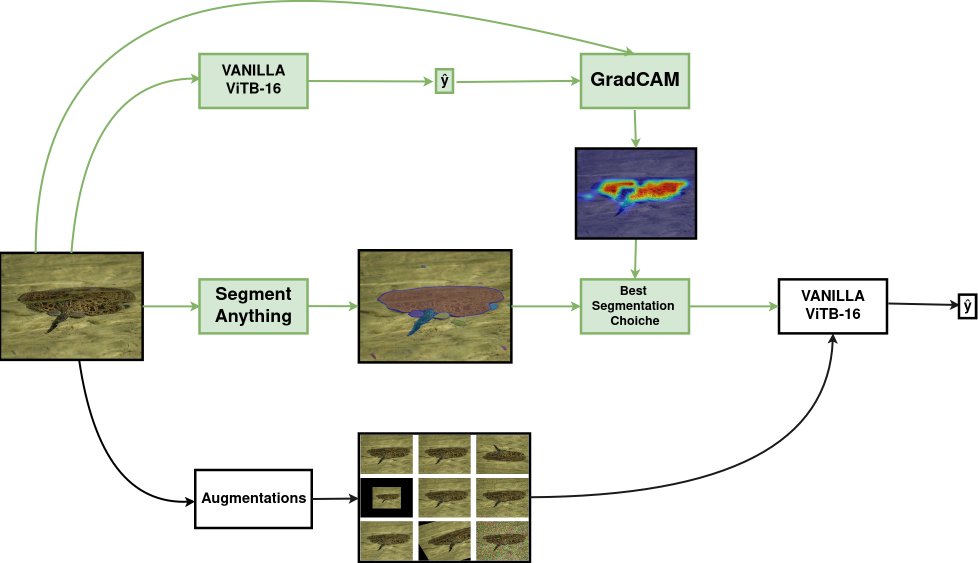
#> input picture schema_MEMOPLUS.png, 1955 x 1125 px (shown at 1/2 size); its folder holds only this picture in this run
$ python -i augmentations.py   (imports and definitions only)
#> lines starting #> are read from the running program, lines starting #| are printed output that depends on the picture
import cv2
import numpy as np
import os
import random

# [35 lines left out: functions get_random_imagenet_a_image, rotation, zoom, not called in this run]

def flip_horizontal(image):
    return cv2.flip(image, 1)

def flip_vertical(image):
    return cv2.flip(image, 0)

def greyscale(image):
    grey_img = cv2.cvtColor(image, cv2.COLOR_BGR2GRAY)
    return cv2.cvtColor(grey_img, cv2.COLOR_GRAY2BGR)

def inverse(image):
    return cv2.bitwise_not(image)

def blur(image, kernel_size=(5, 5)):
    return cv2.GaussianBlur(image, kernel_size, 0)

def crop(image, crop_size=(100, 100)):
    return image[:crop_size[0], :crop_size[1]]

# [28 lines left out: functions affine, change_gamma, translation, scale, not called in this run]

def brightness(image, brightness_range=(-50, 50)):
    brightness_value = np.random.randint(brightness_range[0], brightness_range[1])
    return np.clip(image.astype(int) + brightness_value, 0, 255).astype(np.uint8)

def histogram_eq(image):
    gray_image = cv2.cvtColor(image, cv2.COLOR_RGB2GRAY)
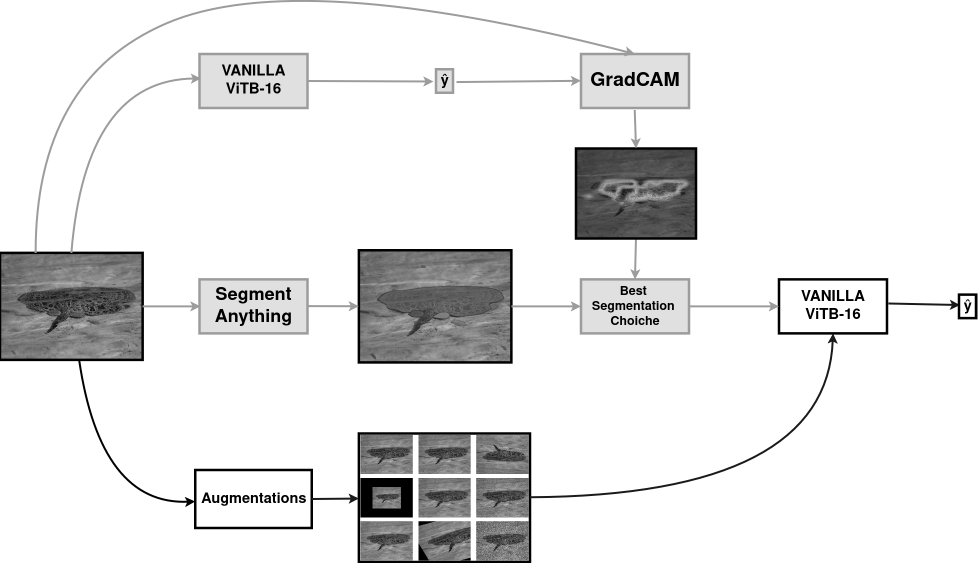
#> gray_image: shape (1125, 1955) (shown at 1/2 size); min 0, max 255, mean 231
    gray_image = cv2.equalizeHist(gray_image)
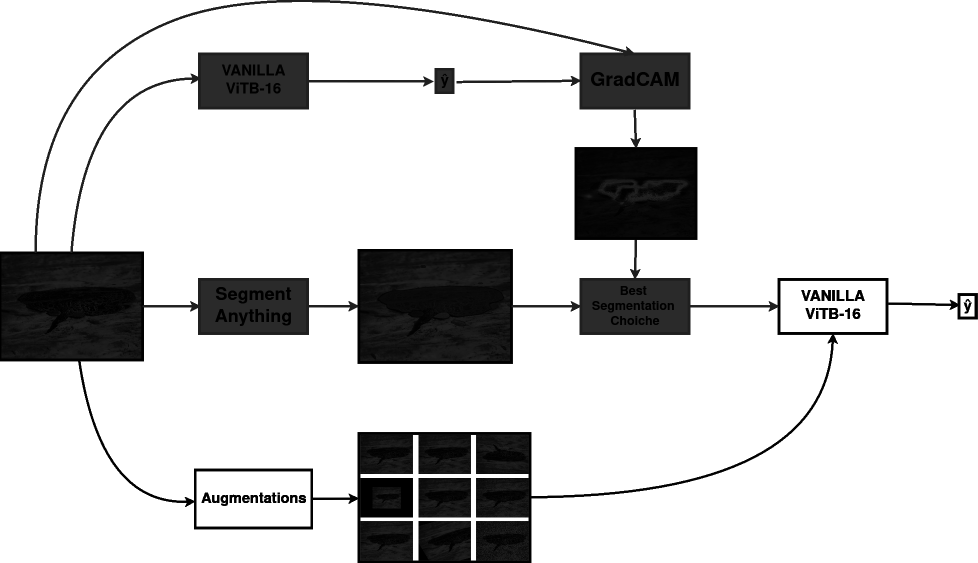
#> gray_image: shape (1125, 1955) (shown at 1/2 size); min 0, max 255, mean 211.9
    image_rgb = cv2.cvtColor(gray_image, cv2.COLOR_GRAY2RGB)
    return image_rgb

# [8 lines left out: function salt_e_pepper, not called in this run]

def gaussian_blur(image, kernel_size=(5, 5), sigma=0):
    return cv2.GaussianBlur(image, kernel_size, sigma)

def poisson_noise(image):
    noisy_image = np.random.poisson(image / 255.0 * 25) / 25 * 255
    return np.clip(noisy_image, 0, 255).astype(np.uint8)

# [4 lines left out: function speckle_noise, not called in this run]

def contrast(image, alpha_range=(0.5, 1.5)):
    alpha = np.random.uniform(alpha_range[0], alpha_range[1])
    return np.clip(image.astype(int) * alpha, 0, 255).astype(np.uint8)

augmentations = [
    rotation,
    zoom,
    flip_horizontal,
    flip_vertical,
    greyscale,
    inverse,
    blur,
    crop,
    affine,
    change_gamma,
    translation,
    scale,
    brightness,
    histogram_eq,
    salt_e_pepper,
    gaussian_blur,
    poisson_noise,
    speckle_noise,
    contrast,
]

>>> import cv2
>>> picture = cv2.cvtColor(cv2.imread('schema_MEMOPLUS.png'), cv2.COLOR_BGR2RGB)
>>> result = histogram_eq(picture)
